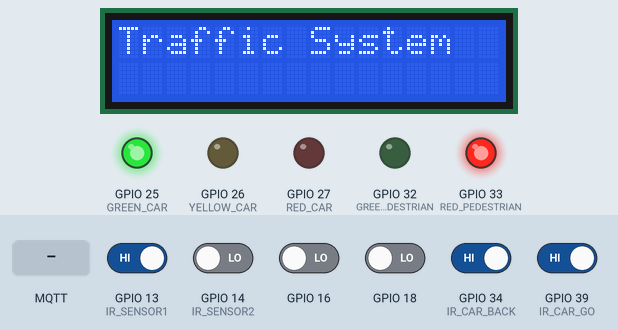
This sketch was run on a simulated ESP32. Shown: 16×2 character LCD, output pins drawn as LEDs (lit = HIGH). Inputs (shaded band) come from the test bench; at power-on: GPIO 13 (IR_SENSOR1), GPIO 34 (IR_CAR_BACK), GPIO 39 (IR_CAR_GO) HIGH, GPIO 14 (IR_SENSOR2), GPIO 16, GPIO 18 LOW. WiFi joins after 1.5 s; servers stay silent unless stated; no MQTT or app messages arrive unless stated; what the sketch prints to the serial monitor is not drawn.

Above: at 1.7 s.
At 9.2 s:
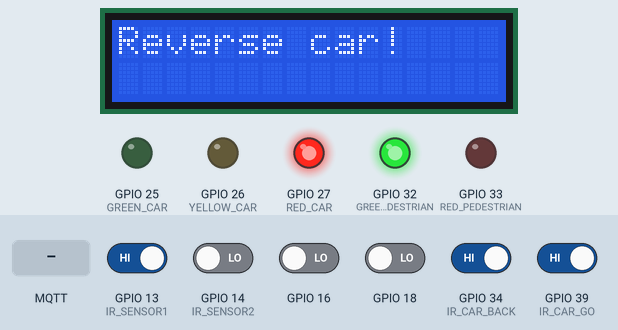
9.3 s: GPIO 14 (IR_SENSOR2) driven HIGH
At 11.4 s:
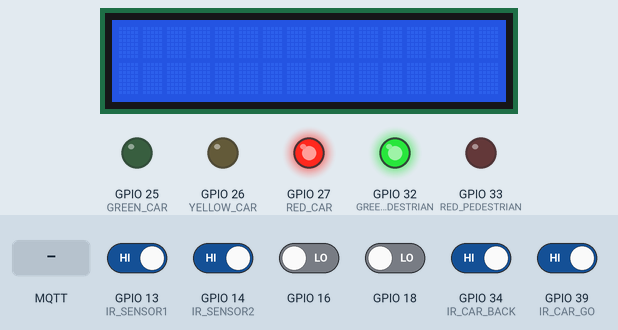
At 15.3 s:
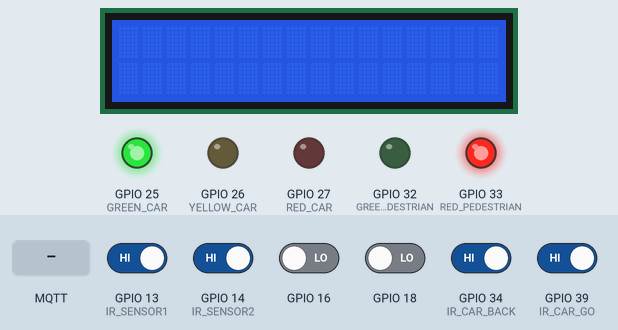
15.6 s: GPIO 13 (IR_SENSOR1) driven LOW
At 16.7 s:
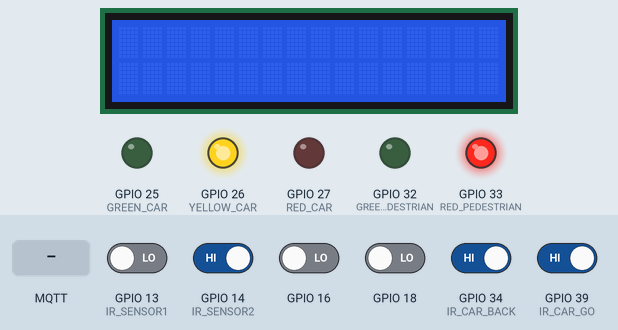
27.7 s: GPIO 34 (IR_CAR_BACK) driven LOW
39.7 s: GPIO 39 (IR_CAR_GO) driven LOW
51.8 s: MQTT message "1" arrives on the first subscribed topic
63.9 s: MQTT message "on" arrives on the first subscribed topic
Timing chart, 0 to 76.0 s (numbered marks = the images above; inputs shaded):
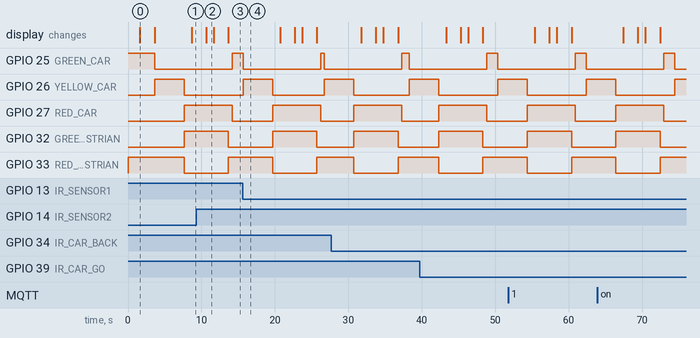

The sketch:

FinalNO.4.ino
```cpp
#include <WiFi.h>
#include <PubSubClient.h>
#include <Wire.h>
#include <LiquidCrystal_PCF8574.h>

// กำหนดขาเชื่อมต่อของเซ็นเซอร์และไฟจราจร
#define IR_SENSOR1 13
#define IR_SENSOR2 14
#define IR_CAR_GO 39
#define IR_CAR_BACK 34
#define IR_RED_LIGHT_1 18
#define IR_RED_LIGHT_2 19
#define IR_ZEBRA_1 16
#define IR_ZEBRA_2 17
#define GREEN_CAR 25
#define YELLOW_CAR 26
#define RED_CAR 27
#define GREEN_PEDESTRIAN 32
#define RED_PEDESTRIAN 33

// ข้อมูล WiFi และ MQTT
const char* ssid = "Ji_0ny";
const char* password = "0918485958nn";
const char* mqtt_server = " test.mosquitto.org";
const int mqtt_port = 1883;
const char* mqtt_Client = "clientId-Bnarf9sOlR";
const char* mqtt_username = "";
const char* mqtt_password = "";

// ตั้งค่าการเชื่อมต่อ WiFi และ MQTT
WiFiClient espClient;
PubSubClient client(espClient);

int carGoCount = 0, carBackCount = 0, totalCars = 0;
int redLightViolations = 0, zebraCrossViolations = 0;
char msg[100];
String DataString;

// LCD object initialization (PCF8574 module)
LiquidCrystal_PCF8574 lcd(0x27); // Adjust the I2C address if needed

void setup() {
    Serial.begin(115200);

    int inputs[] = {IR_SENSOR1, IR_SENSOR2, IR_CAR_GO, IR_CAR_BACK, IR_RED_LIGHT_1, IR_RED_LIGHT_2, IR_ZEBRA_1, IR_ZEBRA_2};
    int outputs[] = {GREEN_CAR, YELLOW_CAR, RED_CAR, GREEN_PEDESTRIAN, RED_PEDESTRIAN};

    for (int pin : inputs) pinMode(pin, INPUT);
    for (int pin : outputs) pinMode(pin, OUTPUT);

    resetTrafficLights();

    // เชื่อมต่อ WiFi
    WiFi.begin(ssid, password);
    while (WiFi.status() != WL_CONNECTED) {
        delay(500);
        Serial.print(".");
    }
    Serial.println("\nWiFi connected");
    Serial.println("IP address: ");
    Serial.println(WiFi.localIP());

    // ตั้งค่า MQTT
    client.setServer(mqtt_server, mqtt_port);
    client.setCallback(callback);
    reconnect();

    // Initialize LCD
    lcd.begin(16, 2); // Initialize a 16x2 LCD
    lcd.setBacklight(255);
    lcd.print("Traffic System");
    delay(2000);
    lcd.clear();
}

void loop() {
    if (!client.connected()) {
        reconnect();
    }
    client.loop();

    if (digitalRead(IR_CAR_GO) == LOW) updateCarCount(&carGoCount, "ไป");
    if (digitalRead(IR_CAR_BACK) == LOW) updateCarCount(&carBackCount, "กลับ");
    if (digitalRead(IR_SENSOR1) == LOW || digitalRead(IR_SENSOR2) == LOW) activatePedestrianCrossing();

    static long lastMsg = 0;
    long now = millis();
    if (now - lastMsg > 5000) {
        lastMsg = now;

        // คำนวณอัตราส่วนการฝ่าสัญญาณไฟแดง
        float redLightViolationRatio = (totalCars > 0) ? ((float)redLightViolations / totalCars) * 100 : 0.0;

        // ส่งข้อมูลจำนวนรถทั้งหมด
        DataString = "{\"data\":{\"totalCars\":" + String(totalCars) + "}}";
        DataString.toCharArray(msg, 100);
        Serial.println("Publishing MQTT message:");
        Serial.println(msg);
        client.publish("Nine/traffic_data", msg);

        // ส่งข้อมูลจำนวนการฝ่าสัญญาณไฟแดง
        DataString = "{\"data\":{\"redLightViolations\":" + String(redLightViolations) + "}}";
        DataString.toCharArray(msg, 100);
        Serial.println("Publishing MQTT message:");
        Serial.println(msg);
        client.publish("Nine/traffic_violations", msg);

        // ส่งอัตราส่วนของรถที่ฝ่าไฟแดง
        DataString = "{\"data\":{\"redLightViolationRatio\":" + String(redLightViolationRatio, 2) + "}}";
        DataString.toCharArray(msg, 100);
        Serial.println("Publishing MQTT message:");
        Serial.println(msg);
        client.publish("Nine/red_light_violation_ratio", msg);
    }

    delay(500);
}

void updateCarCount(int* count, String direction) {
    (*count)++;
    totalCars = carGoCount + carBackCount;
    Serial.printf("จำนวนรถที่วิ่ง%s: %d\n", direction.c_str(), *count);
    Serial.printf("จำนวนรถทั้งหมด: %d\n", totalCars);
    delay(500);
}

void activatePedestrianCrossing() {
    changeTrafficLight(GREEN_CAR, LOW, YELLOW_CAR, HIGH);
    delay(4000);
    changeTrafficLight(YELLOW_CAR, LOW, RED_CAR, HIGH);
    changeTrafficLight(RED_PEDESTRIAN, LOW, GREEN_PEDESTRIAN, HIGH);
    Serial.println("ไฟคนข้ามเป็นสีเขียว - ห้ามรถผ่าน!");

    unsigned long startTime = millis();
    while (millis() - startTime < 5000) {
        checkViolations(IR_RED_LIGHT_1, IR_RED_LIGHT_2, &redLightViolations, "รถฝ่าไฟแดง");
        checkViolations(IR_ZEBRA_1, IR_ZEBRA_2, &zebraCrossViolations, "รถจอดทับทางม้าลาย");
    }

    changeTrafficLight(GREEN_PEDESTRIAN, LOW, RED_PEDESTRIAN, HIGH);
    delay(500);
    resetTrafficLights();
}

void checkViolations(int sensor1, int sensor2, int* count, String message) {
    if (digitalRead(sensor1) == LOW || digitalRead(sensor2) == LOW) {
        (*count)++;
        Serial.printf("** %s! จำนวน: %d\n", message.c_str(), *count);
        delay(500);

        // If zebra crossing violation, show message on LCD
        if (message == "รถจอดทับทางม้าลาย") {
            lcd.clear();
            lcd.print("Reverse car!");
            delay(2000);  // Display the message for 2 seconds
            lcd.clear();
        }
    }
}

void resetTrafficLights() {
    digitalWrite(GREEN_CAR, HIGH);
    digitalWrite(YELLOW_CAR, LOW);
    digitalWrite(RED_CAR, LOW);
    digitalWrite(GREEN_PEDESTRIAN, LOW);
    digitalWrite(RED_PEDESTRIAN, HIGH);
}

void changeTrafficLight(int off1, int state1, int on2, int state2) {
    digitalWrite(off1, state1);
    digitalWrite(on2, state2);
}

void reconnect() {
    while (!client.connected()) {
        Serial.print("Attempting MQTT connection...");
        if (client.connect(mqtt_Client, mqtt_username, mqtt_password)) {
            Serial.println("connected");
            client.subscribe("Nine/led/status");
        } else {
            Serial.print("failed, rc=");
            Serial.print(client.state());
            Serial.println(" try again in 5 seconds");
            delay(5000);
        }
    }
}

void callback(char* topic, byte* payload, unsigned int length) {
    Serial.print("Message arrived [");
    Serial.print(topic);
    Serial.print("] ");
    String message;
    for (int i = 0; i < length; i++) {
        message += (char)payload[i];
    }
    Serial.println(message);
}
```

Measured:
- after the input at 9.3 s, GPIO 25 (GREEN_CAR): goes on until 14.2 s, then stays HIGH; GPIO 26 (YELLOW_CAR): stays LOW (without the input it goes to HIGH after 5.4 s)
- after the input at 15.6 s, GPIO 25 (GREEN_CAR): HIGH → LOW after 0.09 s, → HIGH 10.5 s later, → LOW 0.51 s later; GPIO 26 (YELLOW_CAR): LOW → HIGH after 0.09 s, → LOW 4.0 s later, → HIGH 7.1 s later
- what the display in image 0 shows lasts 2.0 s, from 1.6 s to 3.6 s
- what the display in image 2 shows lasts 1.0 s, from 10.7 s to 11.7 s
